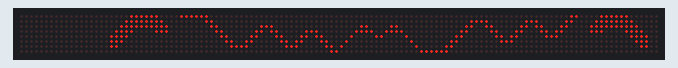
This sketch was run on a simulated Arduino Mega 2560, built with avr-gcc and run on an emulated ATmega2560. Parts: 128×8 LED matrix. Random numbers use the default seed unless the sketch sets one.

Above: at 0.8 s.
At 6.73 s:
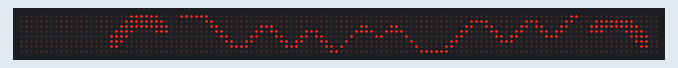
At 7.62 s:
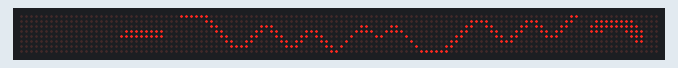
At 18.59 s:
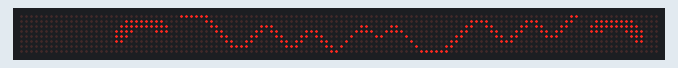
At 25.98 s:
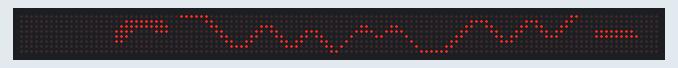
At 33.13 s:
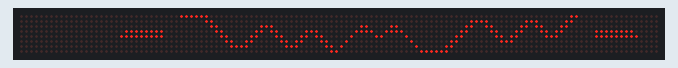

The sketch:

LCD_Eye_Blink_5_heart.ino
```cpp
#include <MD_MAX72xx.h>
#include <SPI.h>

#define NUM_MATRICES 7
#define ROW_SIZE 8
#define NUM_FRAMES 3
#define NUM_FRAMES_HEART 2
#define NUM_ITERS_HEART 5

// Define the number of devices we have in the chain and the hardware interface
#define CLK_PIN   13  // or SCK (52 on mega)
#define DATA_PIN  11  // or MOSI or DIN (51 on mega)
#define CS_PIN    3  // or SS

// Hardware SPI connection
MD_MAX72XX myDisplay = MD_MAX72XX(MD_MAX72XX::FC16_HW, CS_PIN, ROW_SIZE*2);


bool eye_disp1[NUM_FRAMES][2][ROW_SIZE][ROW_SIZE] = {
  {
    {
      {0,0,0,0,0,0,1,1},
      {0,0,0,0,0,1,1,1},
      {0,0,0,0,1,1,1,1},
      {0,0,0,1,1,1,1,0},
      {0,0,1,1,1,1,0,0},
      {0,0,1,1,1,0,0,0},
      {0,0,1,1,0,0,0,0},
      {0,0,0,0,0,0,0,0},
    },
    {
      {1,1,1,1,0,0,0,0},
      {1,1,1,1,1,0,0,0},
      {1,1,1,1,1,1,0,0},
      {0,0,0,1,1,1,0,0},
      {0,0,0,0,0,0,0,0},
      {0,0,0,0,0,0,0,0},
      {0,0,0,0,0,0,0,0},
      {0,0,0,0,0,0,0,0},
    },
  },
  {
    {
      {0,0,0,0,0,0,0,0},
      {0,0,0,0,0,1,1,1},
      {0,0,0,0,1,1,1,1},
      {0,0,0,1,1,1,1,0},
      {0,0,0,1,1,1,0,0},
      {0,0,0,1,1,0,0,0},
      {0,0,0,0,0,0,0,0},
      {0,0,0,0,0,0,0,0},
    },
    {
      {0,0,0,0,0,0,0,0},
      {1,1,1,1,1,0,0,0},
      {1,1,1,1,1,1,0,0},
      {0,0,0,1,1,1,0,0},
      {0,0,0,0,0,0,0,0},
      {0,0,0,0,0,0,0,0},
      {0,0,0,0,0,0,0,0},
      {0,0,0,0,0,0,0,0},
    },
  },
  {
    {
      {0,0,0,0,0,0,0,0},
      {0,0,0,0,0,0,0,0},
      {0,0,0,0,0,0,0,0},
      {0,0,0,0,0,1,1,1},
      {0,0,0,0,1,1,1,1},
      {0,0,0,0,0,0,0,0},
      {0,0,0,0,0,0,0,0},
      {0,0,0,0,0,0,0,0},
    },
    {
      {0,0,0,0,0,0,0,0},
      {0,0,0,0,0,0,0,0},
      {0,0,0,0,0,0,0,0},
      {1,1,1,1,1,0,0,0},
      {1,1,1,1,1,0,0,0},
      {0,0,0,0,0,0,0,0},
      {0,0,0,0,0,0,0,0},
      {0,0,0,0,0,0,0,0},
    },
  },
};

bool mouth_disp1[4][ROW_SIZE][ROW_SIZE] = {
  {
    {0,0,0,0,0,0,0,0},
    {0,0,0,0,0,0,0,0},
    {0,0,0,0,0,0,0,0},
    {0,0,0,0,1,1,1,0},
    {0,0,0,1,1,0,1,1},
    {0,0,1,1,0,0,0,1},
    {0,1,1,0,0,0,0,0},
    {1,1,0,0,0,0,0,0},
  },
  {
    {0,0,0,0,0,0,0,0},
    {0,0,0,0,0,0,0,0},
    {0,0,0,0,0,1,1,1},
    {0,0,0,0,1,1,0,1},
    {0,0,0,1,1,0,0,0},
    {1,0,1,1,0,0,0,0},
    {1,1,1,0,0,0,0,0},
    {0,0,0,0,0,0,0,0},
  },
  {
    {0,0,0,0,0,0,0,0},
    {0,0,0,0,0,0,0,0},
    {0,0,0,0,0,0,0,0},
    {1,0,0,0,0,0,0,1},
    {1,1,0,0,0,0,1,1},
    {0,1,1,0,0,1,1,0},
    {0,0,1,1,1,1,0,0},
    {0,0,0,0,0,0,0,0},
  },
  {
    {0,0,1,1,1,1,1,1},
    {0,1,1,0,0,0,0,0},
    {1,1,0,0,0,0,0,0},
    {1,0,0,0,0,0,0,0},
    {0,0,0,0,0,0,0,0},
    {0,0,0,0,0,0,0,0},
    {0,0,0,0,0,0,0,0},
    {0,0,0,0,0,0,0,0},
  },
};

bool nose_disp1[1][ROW_SIZE][ROW_SIZE] = {
  {
    {0,0,0,0,0,0,0,0},
    {0,0,0,0,0,0,0,0},
    {0,0,0,0,1,1,0,0},
    {0,0,0,1,1,1,1,0},
    {0,0,1,0,0,0,0,1},
    {0,1,0,0,0,0,0,0},
    {1,0,0,0,0,0,0,0},
    {0,0,0,0,0,0,0,0},
  },
};


bool eye_disp_heart1[NUM_FRAMES][2][ROW_SIZE][ROW_SIZE] = {
  {
    {
      {0,0,0,0,1,1,0,0},
      {0,0,0,1,1,1,1,0},
      {0,0,0,1,1,1,1,1},
      {0,0,0,1,1,1,1,1},
      {0,0,0,0,1,1,1,1},
      {0,0,0,0,0,1,1,1},
      {0,0,0,0,0,0,1,1},
      {0,0,0,0,0,0,0,1},
    },
    {
      {0,0,1,1,0,0,0,0},
      {0,1,1,1,1,0,0,0},
      {1,1,1,1,1,0,0,0},
      {1,1,1,1,1,0,0,0},
      {1,1,1,1,0,0,0,0},
      {1,1,1,0,0,0,0,0},
      {1,1,0,0,0,0,0,0},
      {1,0,0,0,0,0,0,0},
    },
  },
  {
    {
      {0,0,0,0,0,0,0,0},
      {0,0,0,0,0,1,0,0},
      {0,0,0,0,1,1,1,0},
      {0,0,0,0,1,1,1,1},
      {0,0,0,0,0,1,1,1},
      {0,0,0,0,0,0,1,1},
      {0,0,0,0,0,0,0,1},
      {0,0,0,0,0,0,0,0},
    },
    {
      {0,0,0,0,0,0,0,0},
      {0,0,1,0,0,0,0,0},
      {0,1,1,1,0,0,0,0},
      {1,1,1,1,0,0,0,0},
      {1,1,1,0,0,0,0,0},
      {1,1,0,0,0,0,0,0},
      {1,0,0,0,0,0,0,0},
      {0,0,0,0,0,0,0,0},
    },
  }
};

bool mouth_disp_heart1[4][ROW_SIZE][ROW_SIZE] = {
  {
    {0,0,0,0,0,0,0,0},
    {0,0,0,0,0,0,0,0},
    {0,0,0,0,0,0,0,0},
    {0,0,0,0,0,0,0,0},
    {0,0,0,0,0,0,0,0},
    {0,0,1,1,1,1,1,1},
    {0,0,0,0,0,0,0,0},
    {0,0,0,0,0,0,0,0},
  },
  {
    {0,0,0,0,0,0,0,0},
    {0,0,0,0,0,0,0,0},
    {0,0,0,0,0,0,0,0},
    {0,0,0,0,0,0,0,0},
    {0,0,0,0,0,0,0,0},
    {1,1,1,1,1,1,1,1},
    {0,0,0,0,0,0,0,0},
    {0,0,0,0,0,0,0,0},
  },
  {
    {0,0,0,0,0,0,0,0},
    {0,0,0,0,0,0,0,0},
    {0,0,0,0,0,0,0,1},
    {0,0,0,0,0,1,1,1},
    {0,0,1,1,1,1,0,0},
    {1,1,1,0,0,0,0,0},
    {0,0,0,0,0,0,0,0},
    {0,0,0,0,0,0,0,0},
  },
  {
    {0,0,1,1,0,0,0,0},
    {0,1,1,0,0,0,0,0},
    {1,1,0,0,0,0,0,0},
    {0,0,0,0,0,0,0,0},
    {0,0,0,0,0,0,0,0},
    {0,0,0,0,0,0,0,0},
    {0,0,0,0,0,0,0,0},
    {0,0,0,0,0,0,0,0},
  },
};


bool eye_disp2[NUM_MATRICES][2][ROW_SIZE][ROW_SIZE];

bool mouth_disp2[NUM_MATRICES][ROW_SIZE][ROW_SIZE];

bool nose_disp2[NUM_MATRICES][ROW_SIZE][ROW_SIZE];

bool eye_disp_heart2[NUM_MATRICES][2][ROW_SIZE][ROW_SIZE];

bool mouth_disp_heart2[NUM_MATRICES][ROW_SIZE][ROW_SIZE];


// Flip matrix vertically
void flipVerticle(bool image_disp[][ROW_SIZE][ROW_SIZE], int disp_num) {
  bool tmp[ROW_SIZE][ROW_SIZE] = {
    {0,0,0,0,0,0,0,0},
    {0,0,0,0,0,0,0,0},
    {0,0,0,0,0,0,0,0},
    {0,0,0,0,0,0,0,0},
    {0,0,0,0,0,0,0,0},
    {0,0,0,0,0,0,0,0},
    {0,0,0,0,0,0,0,0},
    {0,0,0,0,0,0,0,0},
  };
  for (int i = 0; i < ROW_SIZE; i++) {
    for (int j = 0; j < ROW_SIZE; j++) {
      tmp[i][j] = image_disp[disp_num][i][j];
    }
  }
  for (int i = 0; i < ROW_SIZE; i++) {
    for (int j = 0; j < ROW_SIZE; j++) {
      image_disp[disp_num][i][j] = tmp[ROW_SIZE-1-i][j];
    }
  }
}


// Flip matrix horizontally
void flipHorizontal(bool image_disp[][ROW_SIZE][ROW_SIZE], int disp_num) {
  bool tmp[ROW_SIZE][ROW_SIZE] = {
    {0,0,0,0,0,0,0,0},
    {0,0,0,0,0,0,0,0},
    {0,0,0,0,0,0,0,0},
    {0,0,0,0,0,0,0,0},
    {0,0,0,0,0,0,0,0},
    {0,0,0,0,0,0,0,0},
    {0,0,0,0,0,0,0,0},
    {0,0,0,0,0,0,0,0},
  };
  for (int i = 0; i < ROW_SIZE; i++) {
    for (int j = 0; j < ROW_SIZE; j++) {
      tmp[i][j] = image_disp[disp_num][i][j];
    }
  }
  for (int i = 0; i < ROW_SIZE; i++) {
    for (int j = 0; j < ROW_SIZE; j++) {
      image_disp[disp_num][i][j] = tmp[i][ROW_SIZE-1-j];
    }
  }
}


// Used to create the second set of matrices
void createSecond(bool image_disp1[][ROW_SIZE][ROW_SIZE], bool image_disp2[][ROW_SIZE][ROW_SIZE], int num_matrices, bool invert = true) {
  // Iterate over all displays. The second set will be updated in reverse order
  int cur;
  for (int disp_num = 0; disp_num < num_matrices; disp_num++) {
    for (int i = 0; i < ROW_SIZE; i++) { // rows
      for (int j = 0; j < ROW_SIZE; j++) { // columns
        if (invert) {
          cur = num_matrices-1-disp_num;
        } else {
          cur = disp_num;
        }
        image_disp2[cur][i][j] = image_disp1[disp_num][i][j];
      }
    }
  }
}


void setup() {
  myDisplay.begin();
  myDisplay.control(MD_MAX72XX::INTENSITY, 0); // set brightness level (0 is min, 15 is max)
  myDisplay.clear();

  // Eye flip vertically
  // for (int i = 0; i < NUM_FRAMES; i++) {
  //   flipVerticle(eye_disp1[i], 0);
  //   flipVerticle(eye_disp1[i], 1);
  // }
  // Mouth flip vertically
  flipVerticle(mouth_disp1, 0);
  flipVerticle(mouth_disp1, 1);
  flipVerticle(mouth_disp1, 2);
  flipVerticle(mouth_disp1, 3);
  // Nose flip vertically
  // flipVerticle(nose_disp1, 0);
  // Mouth flip heart vertically
  flipVerticle(mouth_disp_heart1, 0);
  flipVerticle(mouth_disp_heart1, 1);
  flipVerticle(mouth_disp_heart1, 2);
  flipVerticle(mouth_disp_heart1, 3);

  // Create the second set of matrices
  // Since the second eye is backward
  for (int i = 0; i < NUM_FRAMES; i++) {
    createSecond(eye_disp1[i], eye_disp2[i], 2);
  }
  createSecond(mouth_disp1, mouth_disp2, 4, false);
  createSecond(nose_disp1, nose_disp2, 1);
  for (int i = 0; i < NUM_FRAMES_HEART; i++) {
    createSecond(eye_disp_heart1[i], eye_disp_heart2[i], 2);
  }
  createSecond(mouth_disp_heart1, mouth_disp_heart2, 4, false);
  // Eye flip horizontally
  for (int i = 0; i < NUM_FRAMES; i++) {
    flipHorizontal(eye_disp2[i], 0);
    flipHorizontal(eye_disp2[i], 1);
    // flipVerticle(eye_disp2[i], 0);
    // flipVerticle(eye_disp2[i], 1);

    flipHorizontal(eye_disp_heart2[i], 0);
    flipHorizontal(eye_disp_heart2[i], 1);
  }
  // Mouth flip vertically
  flipVerticle(mouth_disp2, 0);
  flipVerticle(mouth_disp2, 1);
  flipVerticle(mouth_disp2, 2);
  flipVerticle(mouth_disp2, 3);
  // Nose flip horizontally and vertically
  flipHorizontal(nose_disp2, 0);
  // Mouth flip heart vertically
  flipVerticle(mouth_disp_heart2, 0);
  flipVerticle(mouth_disp_heart2, 1);
  flipVerticle(mouth_disp_heart2, 2);
  flipVerticle(mouth_disp_heart2, 3);

  // Display everything
  displayLines(eye_disp1[0], 0, 2);
  displayLines(mouth_disp1, 2, 4);
  displayLines(nose_disp1, 6, 1);
  displayLines(nose_disp2, 7, 1);
  displayLines(mouth_disp2, 8, 4);
  displayLines(eye_disp2[0], 12, 2);
}


void loop() {
  // Set heart mode to have a 1% chance
  bool heartMode = (random(20) == 0);
  // bool heartMode = (random(2) == 1);

  // Base display
  if (heartMode) { // Show heart
    displayLines(eye_disp_heart1[0], 0, 2);
    displayLines(eye_disp_heart2[0], 12, 2);

    displayLines(mouth_disp_heart1, 2, 4);
    displayLines(mouth_disp_heart2, 8, 4);
  } else { // Show normal
    displayLines(eye_disp1[0], 0, 2);
    displayLines(eye_disp2[0], 12, 2);

    displayLines(mouth_disp1, 2, 4);
    displayLines(mouth_disp2, 8, 4);

    // Delay before blink
    delay(random(2000, 10000));
  }

  // Blink loop
  if (heartMode) {
    for (int iter = 0; iter < NUM_ITERS_HEART; iter++) {
      for (int i = 1; i < NUM_FRAMES_HEART; i++) {
        displayLines(eye_disp_heart1[i], 0, 2);
        displayLines(eye_disp_heart2[i], 12, 2);
        delay(50);
      }
      delay(2000);
      for (int i = NUM_FRAMES_HEART-1; i >= 0; i--) {
        displayLines(eye_disp_heart1[i], 0, 2);
        displayLines(eye_disp_heart2[i], 12, 2);
        delay(50);
      }
      delay(2000);
    }
  } else {
    for (int i = 1; i < NUM_FRAMES; i++) {
      displayLines(eye_disp1[i], 0, 2);
      displayLines(eye_disp2[i], 12, 2);
      delay(50);
    }
    delay(20);
    for (int i = NUM_FRAMES-1; i >= 0; i--) {
      displayLines(eye_disp1[i], 0, 2);
      displayLines(eye_disp2[i], 12, 2);
      delay(50);
    }
  }
}


void displayLines(bool image_disp[][ROW_SIZE][ROW_SIZE], int disp_offset, int num_matrices) {
  for (int row = 0; row < ROW_SIZE; row++) {
    for (int d = 0; d < num_matrices; d++) {
      for (int col = 0; col < ROW_SIZE; col++) {
        myDisplay.setPoint(row, (d+disp_offset) * ROW_SIZE + col, image_disp[d][row][col]);
      }
    }
  }
}
```

Measured:
- what the display in image 5 shows lasts 0.5 s, from 32.9 s to 33.4 s
